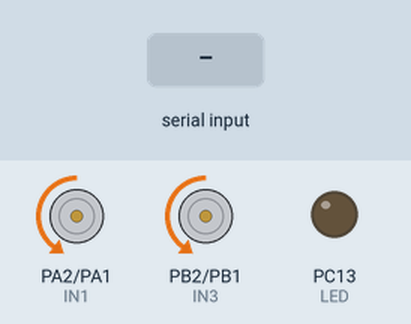
This sketch was run on a simulated STM32 Blue Pill. On the bench: motor-driver pin pairs drawn as motors (green arrow = first pin HIGH = forward, orange = second pin HIGH = backward, longer = more drive, scaled by the enable pin), output pins drawn as LEDs (lit = HIGH). The test bench sets the inputs (shaded band). What the sketch prints to the serial monitor is not drawn.

Above: at 1.2 s.
1.3 s: "90,45\n" received over Serial
At 1.8 s:
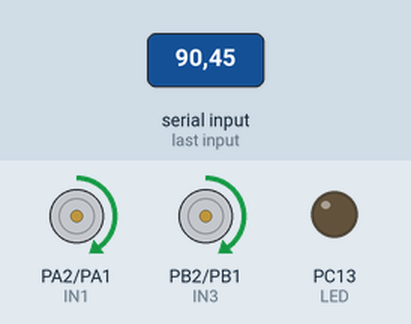
2.8 s: "1,90\n" received over Serial
At 3.6 s:
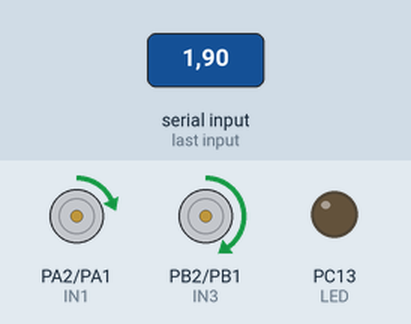
4.4 s: "30,150\n" received over Serial
At 5.4 s:
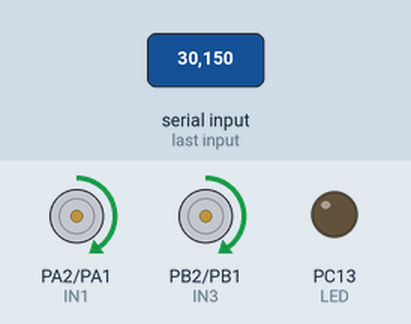
5.9 s: "1,90,45\n" received over Serial
At 7.2 s:
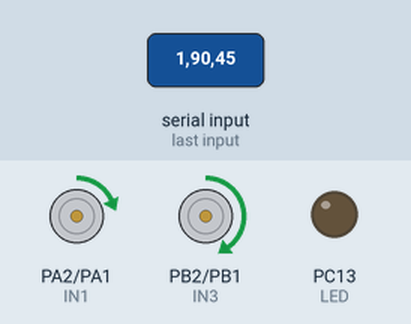
Timing chart, 0 to 8.5 s (numbered marks = the images above; inputs shaded):
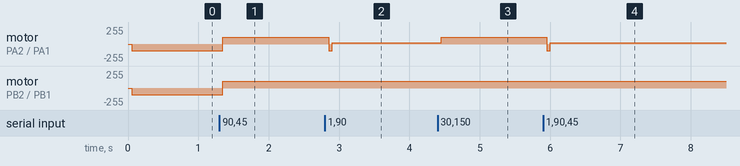

Measured:
- after the input at 1.3 s, motor on PA2 (IN1) / PA1 (IN2), motor on PB2 (IN3) / PB1 (IN4): backward 100/255 → forward 100/255 after 0.05 s
- after the input at 2.8 s, motor on PA2 (IN1) / PA1 (IN2): forward 100/255 → forward 16/255 after 0.05 s
- after the input at 4.4 s, motor on PA2 (IN1) / PA1 (IN2): forward 16/255 → forward 100/255 after 0.05 s
- after the input at 5.9 s, motor on PA2 (IN1) / PA1 (IN2): forward 100/255 → forward 16/255 after 0.05 s

The sketch:

use.ino
```cpp
#include <STM32TimerInterrupt.h>
#include <STM32_ISR_Timer.h>
#define TIMER_INTERVAL_MS 100
#define HW_TIMER_INTERVAL_MS 50

STM32Timer ITimer(TIM1);
STM32_ISR_Timer ISR_Timer;

#define TIMER_INTERVAL_20ms 20L
#define TIMER_INTERVAL_0_5S 500L
#define TIMER_INTERVAL_1S 1000L
#define TIMER_INTERVAL_1_5S 1500L

void TimerHandler() {
  ISR_Timer.run();
}

// Pin Definitions
#define IN1 PA2
#define IN2 PA1
#define ENA PA5

#define IN3 PB2
#define IN4 PB1
#define ENB PB0

#define LED PC13
#define TIM3_CH1 PA6
#define TIM3_CH2 PA7
#define TIM4_CH1 PB6
#define TIM4_CH2 PB7

// Motor Control Variables
volatile float Vel_R = -200;
volatile float Vel_L = -200;

// Right Motor
float setpoint_R = 2;
float error_R = 0;
float Kp_R = 70;
float Ki_R = 0.8;
float Kd_R = 0;

float sum_R = 0;
float prevError_R = 0;

float speed_R = 0;
float prevSpeed_R = 0;
float PWMvalue_R = 0;

// ========= End Motor R ===========

float setpoint_L = 2;
float error_L = 0;
float Kp_L = 70;
float Ki_L = 0.8;
float Kd_L = 0;

float sum_L = 0;
float prevError_L = 0;

HardwareTimer *timer3;
HardwareTimer *timer4;

void driveMotor();
void timer3Int();
void timer4Int();

void setup() {
  Serial.begin(115200);
  pinMode(LED, OUTPUT);

  pinMode(IN1, OUTPUT);
  pinMode(IN2, OUTPUT);
  pinMode(ENA, OUTPUT);

  pinMode(IN3, OUTPUT);
  pinMode(IN4, OUTPUT);
  pinMode(ENB, OUTPUT);

  pinMode(TIM3_CH1, INPUT);
  pinMode(TIM3_CH2, INPUT);
  pinMode(TIM4_CH1, INPUT);
  pinMode(TIM4_CH2, INPUT);

  // Timer Configuration
  timer3 = new HardwareTimer(TIM3);
  timer4 = new HardwareTimer(TIM4);

  // Attach interrupt
  timer3->attachInterrupt(timer3Int);
  timer4->attachInterrupt(timer4Int);

  // Start timers
  timer3->resume();
  timer4->resume();

  // Start ITimer
  if (ITimer.attachInterruptInterval(HW_TIMER_INTERVAL_MS * 1000, TimerHandler)) {
    Serial.println("ITimer started");
  } else {
    Serial.println("Failed to start ITimer");
  }

  ISR_Timer.setInterval(TIMER_INTERVAL_20ms, driveMotor);
}

void loop() {
  if (Serial.available() > 0) {
    String message = Serial.readStringUntil('\n');
    int separatorIndex = message.indexOf(',');

    if (separatorIndex != -1) {
      Vel_R = message.substring(0, separatorIndex).toInt();
      Vel_L = message.substring(separatorIndex + 1).toInt();
    }

    delay(50);
  }
}

void driveMotor() {
  float pulse_per_sec_R = Vel_R * 20;
  float pulse_per_sec_L = Vel_L * 20;

  error_R = pulse_per_sec_R - sum_R;
  error_L = pulse_per_sec_L - sum_L;

  sum_R += error_R;
  sum_L += error_L;

  // Anti-windup mechanism for integral term
  sum_R = constrain(sum_R, -500, 500);
  sum_L = constrain(sum_L, -500, 500);

  float PWMvalue_R = Kp_R * error_R + Ki_R * sum_R;
  float PWMvalue_L = Kp_L * error_L + Ki_L * sum_L;

  // Motor direction control
  digitalWrite(IN1, PWMvalue_R > 0 ? HIGH : LOW);
  digitalWrite(IN2, PWMvalue_R > 0 ? LOW : HIGH);
  digitalWrite(IN3, PWMvalue_L > 0 ? HIGH : LOW);
  digitalWrite(IN4, PWMvalue_L > 0 ? LOW : HIGH);

  PWMvalue_R = abs(PWMvalue_R);
  PWMvalue_L = abs(PWMvalue_L);

  PWMvalue_R = constrain(PWMvalue_R, 0, 100);
  PWMvalue_L = constrain(PWMvalue_L, 0, 100);

  analogWrite(ENA, (int)PWMvalue_R);
  analogWrite(ENB, (int)PWMvalue_L);
}

void timer3Int() {
  digitalWrite(LED, !digitalRead(LED));
}

void timer4Int() {
  digitalWrite(LED, !digitalRead(LED));
}
```
